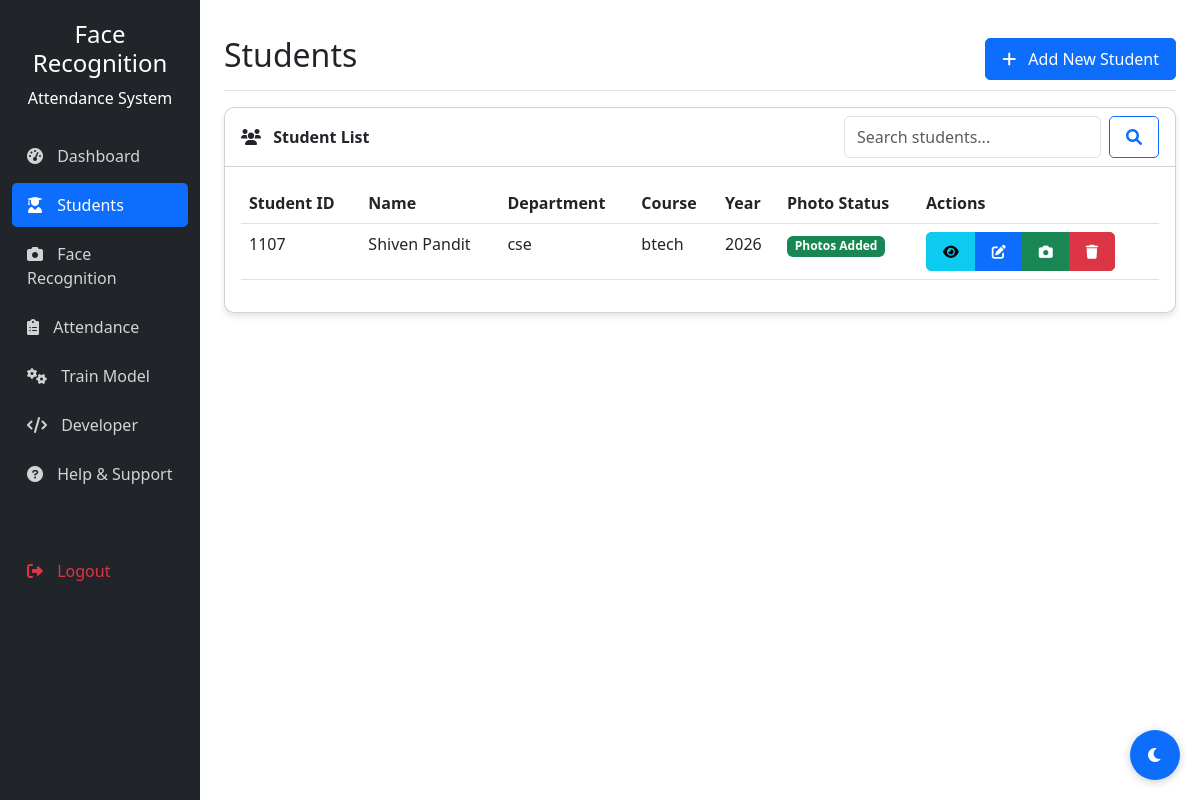
The app's page /students/ (signed in) with its own data.
### students/models.py (models this page shows, shortened)
class Student(models.Model):
    student_id = models.CharField(max_length=20, primary_key=True)
    name = models.CharField(max_length=100)
    department = models.CharField(max_length=100)
    course = models.CharField(max_length=100)
    year = models.CharField(max_length=20)
    semester = models.CharField(max_length=20)
    division = models.CharField(max_length=20)
    roll = models.CharField(max_length=20)
    gender = models.CharField(max_length=10)
    dob = models.DateField(null=True, blank=True)
    email = models.EmailField(null=True, blank=True)
    phone = models.CharField(max_length=20, null=True, blank=True)
    address = models.TextField(null=True, blank=True)
    teacher = models.CharField(max_length=100, null=True, blank=True)
    photo_sample = models.BooleanField(default=False)
    created_at = models.DateTimeField(auto_now_add=True)
    updated_at = models.DateTimeField(auto_now=True)

### students/views.py (the view, shortened to what this page needs)
# urls.py: path('', views.student_list, name='student_list'),
@login_required
def student_list(request):
    students = Student.objects.all()
    search_query = request.GET.get('q', '')
    sort_by = request.GET.get('sort', 'name')
    if sort_by == 'id':
        students = students.order_by('student_id')
    elif sort_by == 'department':
        students = students.order_by('department', 'name')
    elif sort_by == 'course':
        students = students.order_by('course', 'name')
    else:  # Default sort by name
        students = students.order_by('name')
    return render(request, 'students/student_list.html', {
        'students': students,
        'search_query': search_query,
        'current_sort': sort_by
    })

### templates/students/student_list.html (shortened to what this page needs)
{% extends 'base.html' %}
{% block header %}Students{% endblock %}
{% block header_buttons %}
<a href="{% url 'student_create' %}" class="btn btn-primary">
    <i class="fas fa-plus me-2"></i> Add New Student
</a>
{% endblock %}
{% block content %}
<div class="card">
    <div class="card-header">
        <div class="row align-items-center">
            <div class="col">
                <i class="fas fa-users me-2"></i> Student List
            </div>
            <div class="col-auto">
                <form class="d-flex" method="get">
                    <input type="search" name="q" class="form-control me-2" placeholder="Search students..." value="{{ request.GET.q }}">
                    <button type="submit" class="btn btn-outline-primary">
                        <i class="fas fa-search"></i>
                    </button>
                </form>
            </div>
        </div>
    </div>
    <div class="card-body">
        {% if students %}
        <div class="table-responsive">
            <table class="table table-hover">
                <thead>
                    <tr>
                        <th>Student ID</th>
                        <th>Name</th>
                        <th>Department</th>
                        <th>Course</th>
                        <th>Year</th>
                        <th>Photo Status</th>
                        <th>Actions</th>
                    </tr>
                </thead>
                <tbody>
                    {% for student in students %}
                    <tr>
                        <td>{{ student.student_id }}</td>
                        <td>{{ student.name }}</td>
                        <td>{{ student.department }}</td>
                        <td>{{ student.course }}</td>
                        <td>{{ student.year }}</td>
                        <td>
                            {% if student.photo_sample %}
                            <span class="badge bg-success">Photos Added</span>
                            {% else %}
                            <span class="badge bg-warning">No Photos</span>
                            {% endif %}
                        </td>
                        <td>
                            <div class="btn-group" role="group">
                                <a href="{% url 'student_detail' student.student_id %}" class="btn btn-sm btn-info" title="View">
                                    <i class="fas fa-eye"></i>
                                </a>
                                <a href="{% url 'student_update' student.student_id %}" class="btn btn-sm btn-primary" title="Edit">
                                    <i class="fas fa-edit"></i>
                                </a>
                                <a href="{% url 'take_photo' student.student_id %}" class="btn btn-sm btn-success" title="Take Photos">
                                    <i class="fas fa-camera"></i>
                                </a>
                                <a href="{% url 'student_delete' student.student_id %}" class="btn btn-sm btn-danger" title="Delete">
                                    <i class="fas fa-trash"></i>
                                </a>
                            </div>
                        </td>
                    </tr>
                    {% endfor %}
                </tbody>
            </table>
        </div>
        {% endif %}
    </div>
</div>
{% endblock %}

### templates/base.html (style rules this page uses)
:root { --primary-color: #0d6efd; --secondary-color: #6c757d; --success-color: #198754; --danger-color: #dc3545; }
body { font-family: 'Segoe UI', Tahoma, Geneva, Verdana, sans-serif; background-color: var(--bs-body-bg); color: var(--bs-body-color); transition: background-color 0.3s, color 0.3s; }
.card { border-radius: 10px; box-shadow: 0 4px 6px rgba(0, 0, 0, 0.1); margin-bottom: 20px; border: 1px solid var(--bs-card-border-color); background-color: var(--bs-card-bg); }
.card-header { background-color: var(--bs-card-bg); border-bottom: 1px solid var(--bs-card-border-color); font-weight: bold; border-radius: 10px 10px 0 0 !important; }
.btn { border-radius: 5px; padding: 8px 16px; }

### records on screen
Student: student_id "1107", name "Shiven Pandit", department "cse", course "btech", year "2026", photo_sample "Photos Added"
